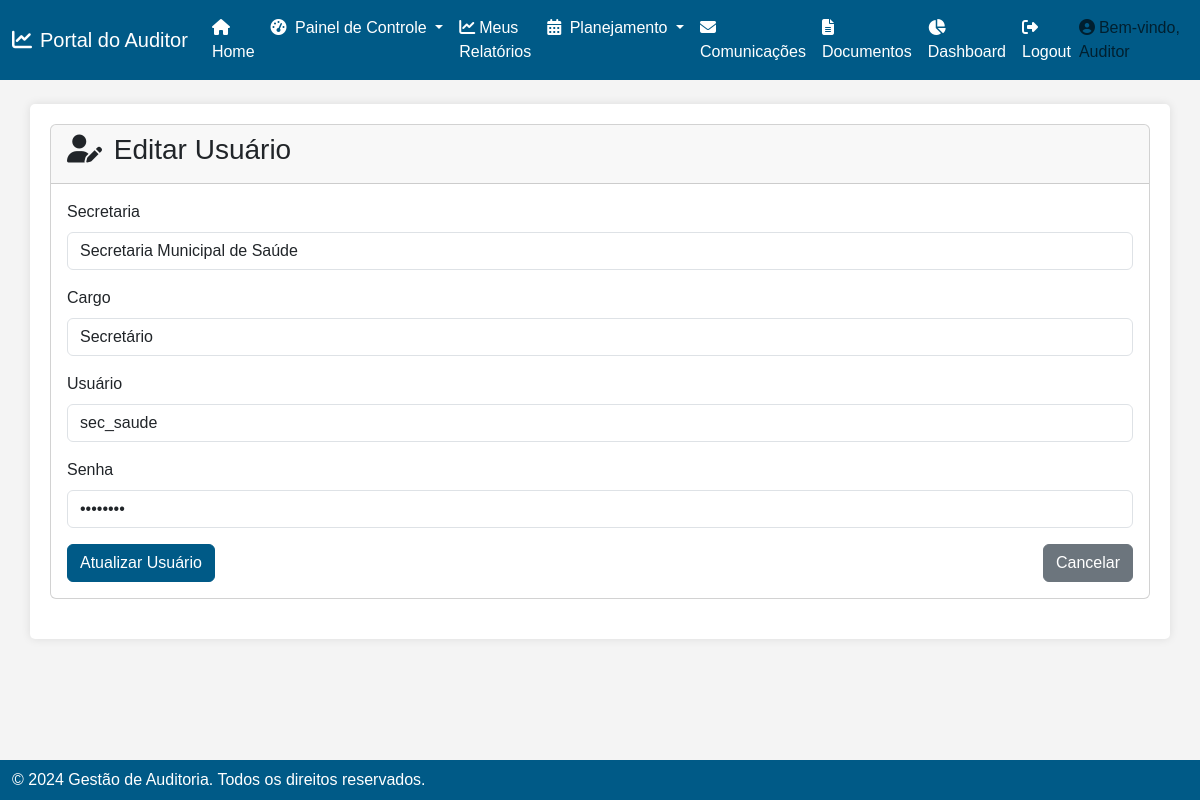
Screenshot of /usuarios/editar/1 with the database file from the repository.
### app.py (models this page shows, shortened)
class Usuario(db.Model):
    id = db.Column(db.Integer, primary_key=True)
    secretaria = db.Column(db.String(100), nullable=False)
    cargo = db.Column(db.String(100), nullable=False)
    username = db.Column(db.String(100), nullable=False, unique=True)
    senha = db.Column(db.String(100), nullable=False)

### app.py (the view, shortened to what this page needs)
@app.route('/usuarios/editar/<int:id>', methods=['GET', 'POST'])
def editar_usuario(id):
    usuario = Usuario.query.get_or_404(id)
    return render_template('editar_usuario.html', usuario=usuario)

### templates/editar_usuario.html (shortened to what this page needs)
{% extends "base.html" %}
{% block content %}
    <div class="card">
        <div class="card-header">
            <h3><i class="fas fa-user-edit me-1"></i> Editar Usuário</h3>
        </div>
        <div class="card-body">
            <form method="POST" action="{{ url_for('editar_usuario', id=usuario.id) }}">
                <div class="mb-3">
                    <label for="secretaria" class="form-label">Secretaria</label>
                    <input type="text" class="form-control" name="secretaria" id="secretaria" value="{{ usuario.secretaria }}" required>
                </div>
                <div class="mb-3">
                    <label for="cargo" class="form-label">Cargo</label>
                    <input type="text" class="form-control" name="cargo" id="cargo" value="{{ usuario.cargo }}" required>
                </div>
                <div class="mb-3">
                    <label for="username" class="form-label">Usuário</label>
                    <input type="text" class="form-control" name="username" id="username" value="{{ usuario.username }}" required>
                </div>
                <div class="mb-3">
                    <label for="senha" class="form-label">Senha</label>
                    <input type="password" class="form-control" name="senha" id="senha" value="{{ usuario.senha }}" required>
                </div>
                <div class="d-flex justify-content-between">
                    <button type="submit" class="btn btn-primary">Atualizar Usuário</button>
                    <a href="{{ url_for('listar_usuarios') }}" class="btn btn-secondary">Cancelar</a>
                </div>
            </form>
        </div>
    </div>
{% endblock %}

### templates/base.html (style rules this page uses)
body { font-family: Arial, sans-serif; background-color: #f4f4f4; }
.btn-primary { background-color: #005a87; border-color: #005a87; }
.card { margin-bottom: 20px; }

### rows the page displays
Usuario: secretaria "Secretaria Municipal de Saúde", cargo "Secretário", username "sec_saude"
